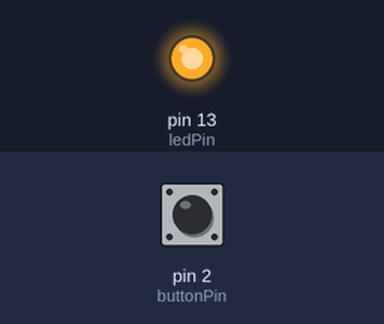
A sketch run on a simulated Arduino Uno, built with avr-gcc and run on an emulated ATmega328P. On the bench: output pins drawn as LEDs (lit = HIGH). The test bench sets the inputs (shaded band); at power-on: pin 2 (buttonPin) LOW.

Above: at 1.2 s.
1.3 s: pin 2 (buttonPin) pulled HIGH for 0.15 s
At 1.37 s:
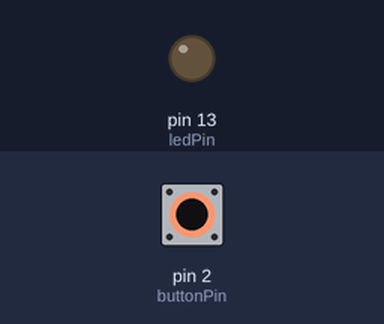
2.9 s: pin 2 (buttonPin) pulled HIGH for 3.2 s
At 6.9 s:
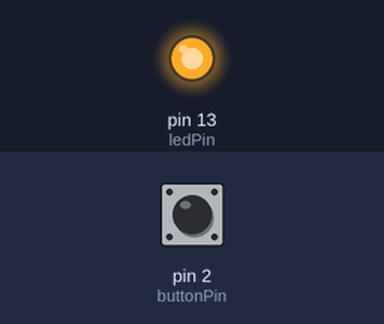
Timing chart, 0 to 8.4 s (numbered marks = the images above; inputs shaded):
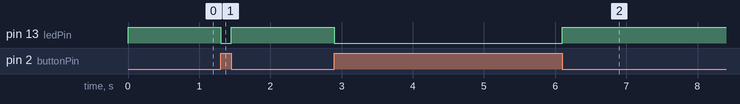

The sketch:

inversesoftwarebutton.ino
```cpp
//Progam for an LED to turn off
//when a button is pressed

int buttonPin = 2;
int ledPin = 13;

void setup() { //program setup
  pinMode(buttonPin, INPUT); //button is an input
  pinMode(ledPin, OUTPUT); //LED is an output

}

void loop() { //begin program
  if (digitalRead(buttonPin) == HIGH) { //if button is pressed
    digitalWrite(ledPin, LOW); //LED off
  } else {
    digitalWrite(13, HIGH); //LED on
  }

}
```

Measured:
- after the input at 1.3 s, pin 13 (ledPin): HIGH → LOW at once, → HIGH 0.15 s later
- after the input at 2.9 s, pin 13 (ledPin): HIGH → LOW at once, → HIGH 3.2 s later
